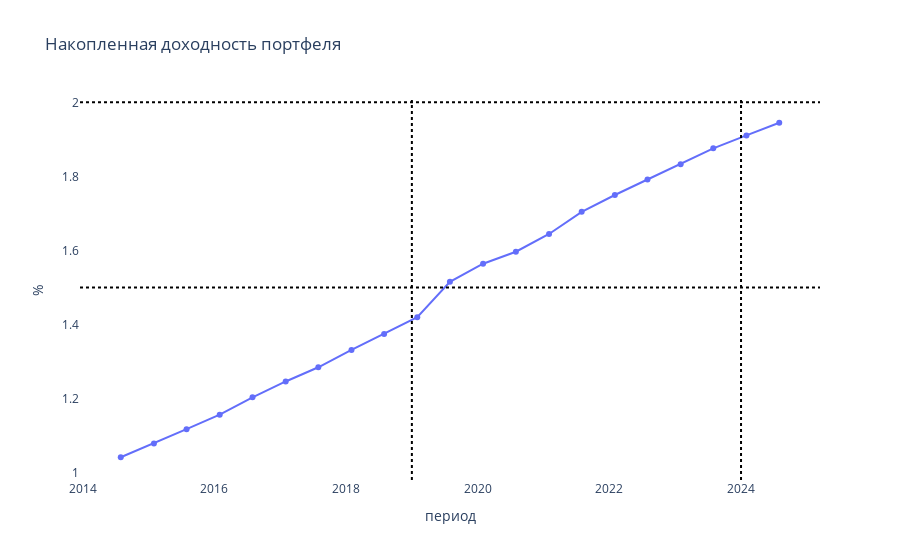

The code cell stored with this chart in its notebook:
### Code cell
sub = data_portfel
sub['fact_proc'] = 1 + sub["fact_income"]/200
sub["fact_cum_proc"] = sub["fact_proc"].cumprod()
sub["fact_cum_percent"] = (sub["fact_proc"].cumprod() - 1) * 100
fig = go.Figure()
fig.add_trace(go.Scatter(y=sub["fact_cum_proc"], x=sub["period"], mode="lines+markers", name="Разница прогнозов, %"))
fig.add_hline(y=1.5, line_color='black', line_width=2, line_dash='dot')
fig.add_hline(y=2, line_color='black', line_width=2, line_dash='dot')
fig.add_vline(x='2019-01-01', line_color='black', line_width=2, line_dash='dot')
fig.add_vline(x='2024-01-01', line_color='black', line_width=2, line_dash='dot')
fig.update_layout(
        title="Накопленная доходность портфеля",
        xaxis_title="период",
        yaxis_title="%",
        plot_bgcolor="white",
        xaxis=dict(showgrid=True),
        yaxis=dict(showgrid=True),
    )
fig.show()

### Figure 1 — Plotly figure (JSON) as saved in the notebook; plotly's stock layout.template omitted (floating-point values rounded to 4 significant figures)
{"data": [{"mode": "lines+markers", "name": "Разница прогнозов, %", "type": "scatter", "x": ["2014-07-31", "2015-01-31", "2015-07-31", "2016-01-31", "2016-07-31", "2017-01-31", "2017-07-31", "2018-01-31", "2018-07-31", "2019-01-31", "2019-07-31", "2020-01-31", "2020-07-31", "2021-01-31", "2021-07-31", "2022-01-31", "2022-07-31", "2023-01-31", "2023-07-31", "2024-01-31", "2024-07-31"], "y": [1.042, 1.079, 1.118, 1.157, 1.204, 1.247, 1.285, 1.332, 1.375, 1.42, 1.515, 1.564, 1.597, 1.645, 1.704, 1.75, 1.792, 1.833, 1.876, 1.911, 1.945]}], "layout": {"plot_bgcolor": "white", "shapes": [{"line": {"color": "black", "dash": "dot", "width": 2}, "type": "line", "x0": 0, "x1": 1, "xref": "x domain", "y0": 1.5, "y1": 1.5, "yref": "y"}, {"line": {"color": "black", "dash": "dot", "width": 2}, "type": "line", "x0": 0, "x1": 1, "xref": "x domain", "y0": 2, "y1": 2, "yref": "y"}, {"line": {"color": "black", "dash": "dot", "width": 2}, "type": "line", "x0": "2019-01-01", "x1": "2019-01-01", "xref": "x", "y0": 0, "y1": 1, "yref": "y domain"}, {"line": {"color": "black", "dash": "dot", "width": 2}, "type": "line", "x0": "2024-01-01", "x1": "2024-01-01", "xref": "x", "y0": 0, "y1": 1, "yref": "y domain"}], "title": {"text": "Накопленная доходность портфеля"}, "xaxis": {"showgrid": true, "title": {"text": "период"}}, "yaxis": {"showgrid": true, "title": {"text": "%"}}}}
